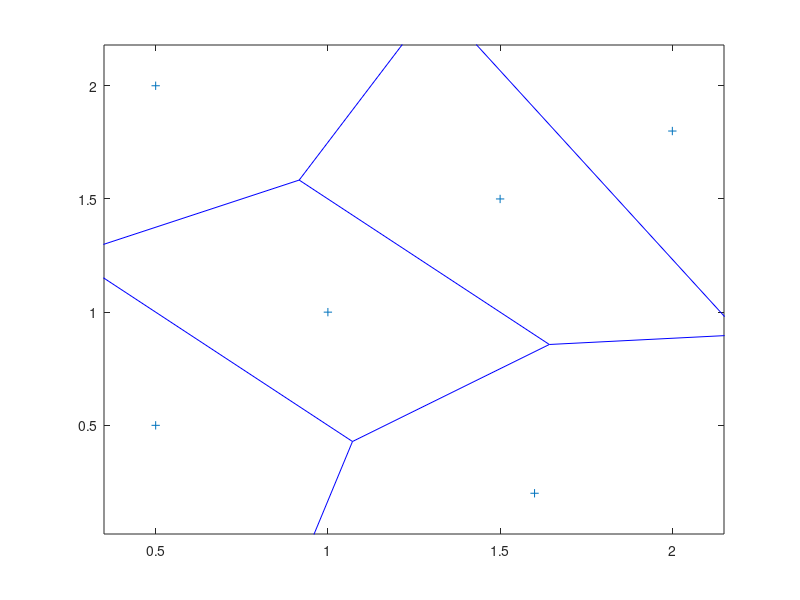

Source code (MATLAB):
%Puntos de prueba
p = zeros(6,2);
p(1,:) = [0.5, 0.5];
p(2,:) = [1, 1];
p(3,:) = [0.5, 2];
p(4,:) = [1.5, 1.5];
p(5,:) = [1.6, 0.2];
p(6,:) = [2, 1.8];
voronoi(p(:,1), p(:,2));
%[v,c] = voronoin([p(:,1) p(:,2)]);